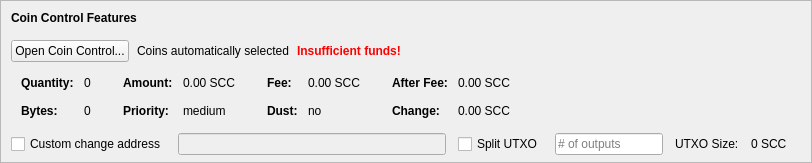
    <widget class="QFrame" name="frameCoinControl">
     <property name="sizePolicy">
      <sizepolicy hsizetype="Expanding" vsizetype="Expanding">
       <horstretch>0</horstretch>
       <verstretch>0</verstretch>
      </sizepolicy>
     </property>
     <property name="maximumSize">
      <size>
       <width>16777215</width>
       <height>16777215</height>
      </size>
     </property>
     <property name="frameShape">
      <enum>QFrame::StyledPanel</enum>
     </property>
     <property name="frameShadow">
      <enum>QFrame::Sunken</enum>
     </property>
     <layout class="QVBoxLayout" name="verticalLayoutCoinControl2">
      <property name="spacing">
       <number>0</number>
      </property>
      <property name="leftMargin">
       <number>0</number>
      </property>
      <property name="topMargin">
       <number>0</number>
      </property>
      <property name="rightMargin">
       <number>0</number>
      </property>
      <property name="bottomMargin">
       <number>6</number>
      </property>
      <item>
       <layout class="QVBoxLayout" name="verticalLayoutCoinControl" stretch="0,0,0,0,1">
        <property name="spacing">
         <number>0</number>
        </property>
        <property name="leftMargin">
         <number>10</number>
        </property>
        <property name="topMargin">
         <number>10</number>
        </property>
        <item>
         <layout class="QHBoxLayout" name="horizontalLayoutCoinControl1">
          <property name="bottomMargin">
           <number>15</number>
          </property>
          <item>
           <widget class="QLabel" name="labelCoinControlFeatures">
            <property name="sizePolicy">
             <sizepolicy hsizetype="Preferred" vsizetype="Maximum">
              <horstretch>0</horstretch>
              <verstretch>0</verstretch>
             </sizepolicy>
            </property>
            <property name="font">
             <font>
              <weight>75</weight>
              <bold>true</bold>
             </font>
            </property>
            <property name="styleSheet">
             <string notr="true">font-weight:bold;</string>
            </property>
            <property name="text">
             <string>Coin Control Features</string>
            </property>
           </widget>
          </item>
         </layout>
        </item>
        <item>
         <layout class="QHBoxLayout" name="horizontalLayoutCoinControl2" stretch="0,0,0,0">
          <property name="spacing">
           <number>8</number>
          </property>
          <property name="bottomMargin">
           <number>10</number>
          </property>
          <item>
           <widget class="QPushButton" name="pushButtonCoinControl">
            <property name="styleSheet">
             <string notr="true"/>
            </property>
            <property name="text">
             <string>Open Coin Control...</string>
            </property>
            <property name="autoDefault">
             <bool>false</bool>
            </property>
           </widget>
          </item>
          <item>
           <widget class="QLabel" name="labelCoinControlAutomaticallySelected">
            <property name="text">
             <string>Coins automatically selected</string>
            </property>
            <property name="margin">
             <number>5</number>
            </property>
           </widget>
          </item>
          <item>
           <widget class="QLabel" name="labelCoinControlInsuffFunds">
            <property name="font">
             <font>
              <weight>75</weight>
              <bold>true</bold>
             </font>
            </property>
            <property name="styleSheet">
             <string notr="true">color:red;font-weight:bold;</string>
            </property>
            <property name="text">
             <string>Insufficient funds!</string>
            </property>
            <property name="margin">
             <number>5</number>
            </property>
           </widget>
          </item>
          <item>
           <spacer name="horizontalSpacerCoinControl">
            <property name="orientation">
             <enum>Qt::Horizontal</enum>
            </property>
            <property name="sizeHint" stdset="0">
             <size>
              <width>40</width>
              <height>1</height>
             </size>
            </property>
           </spacer>
          </item>
         </layout>
        </item>
        <item>
         <widget class="QWidget" name="widgetCoinControl" native="true">
          <property name="sizePolicy">
           <sizepolicy hsizetype="Preferred" vsizetype="Preferred">
            <horstretch>0</horstretch>
            <verstretch>0</verstretch>
           </sizepolicy>
          </property>
          <property name="minimumSize">
           <size>
            <width>0</width>
            <height>0</height>
           </size>
          </property>
          <property name="styleSheet">
           <string notr="true"/>
          </property>
          <layout class="QHBoxLayout" name="horizontalLayoutCoinControl5">
           <property name="leftMargin">
            <number>0</number>
           </property>
           <property name="topMargin">
            <number>0</number>
           </property>
           <property name="rightMargin">
            <number>0</number>
           </property>
           <property name="bottomMargin">
            <number>0</number>
           </property>
           <item>
            <layout class="QHBoxLayout" name="horizontalLayoutCoinControl3" stretch="0,0,0,1">
             <property name="spacing">
              <number>20</number>
             </property>
             <property name="topMargin">
              <number>0</number>
             </property>
             <property name="bottomMargin">
              <number>10</number>
             </property>
             <item>
              <layout class="QFormLayout" name="formLayoutCoinControl1">
               <property name="horizontalSpacing">
                <number>10</number>
               </property>
               <property name="verticalSpacing">
                <number>14</number>
               </property>
               <property name="leftMargin">
                <number>10</number>
               </property>
               <property name="topMargin">
                <number>4</number>
               </property>
               <property name="rightMargin">
                <number>6</number>
               </property>
               <item row="0" column="0">
                <widget class="QLabel" name="labelCoinControlQuantityText">
                 <property name="font">
                  <font>
                   <weight>75</weight>
                   <bold>true</bold>
                  </font>
                 </property>
                 <property name="text">
                  <string>Quantity:</string>
                 </property>
                 <property name="margin">
                  <number>0</number>
                 </property>
                </widget>
               </item>
               <item row="0" column="1">
                <widget class="QLabel" name="labelCoinControlQuantity">
                 <property name="cursor">
                  <cursorShape>IBeamCursor</cursorShape>
                 </property>
                 <property name="contextMenuPolicy">
                  <enum>Qt::ActionsContextMenu</enum>
                 </property>
                 <property name="text">
                  <string notr="true">0</string>
                 </property>
                 <property name="margin">
                  <number>0</number>
                 </property>
                 <property name="textInteractionFlags">
                  <set>Qt::LinksAccessibleByMouse|Qt::TextSelectableByKeyboard|Qt::TextSelectableByMouse</set>
                 </property>
                </widget>
               </item>
               <item row="1" column="0">
                <widget class="QLabel" name="labelCoinControlBytesText">
                 <property name="font">
                  <font>
                   <weight>75</weight>
                   <bold>true</bold>
                  </font>
                 </property>
                 <property name="text">
                  <string>Bytes:</string>
                 </property>
                </widget>
               </item>
               <item row="1" column="1">
                <widget class="QLabel" name="labelCoinControlBytes">
                 <property name="cursor">
                  <cursorShape>IBeamCursor</cursorShape>
                 </property>
                 <property name="contextMenuPolicy">
                  <enum>Qt::ActionsContextMenu</enum>
                 </property>
                 <property name="text">
                  <string notr="true">0</string>
                 </property>
                 <property name="textInteractionFlags">
                  <set>Qt::LinksAccessibleByMouse|Qt::TextSelectableByKeyboard|Qt::TextSelectableByMouse</set>
                 </property>
                </widget>
               </item>
              </layout>
             </item>
             <item>
              <layout class="QFormLayout" name="formLayoutCoinControl2">
               <property name="horizontalSpacing">
                <number>10</number>
               </property>
               <property name="verticalSpacing">
                <number>14</number>
               </property>
               <property name="leftMargin">
                <number>6</number>
               </property>
               <property name="topMargin">
                <number>4</number>
               </property>
               <property name="rightMargin">
                <number>6</number>
               </property>
               <item row="0" column="0">
                <widget class="QLabel" name="labelCoinControlAmountText">
                 <property name="font">
                  <font>
                   <weight>75</weight>
                   <bold>true</bold>
                  </font>
                 </property>
                 <property name="text">
                  <string>Amount:</string>
                 </property>
                 <property name="margin">
                  <number>0</number>
                 </property>
                </widget>
               </item>
               <item row="0" column="1">
                <widget class="QLabel" name="labelCoinControlAmount">
                 <property name="cursor">
                  <cursorShape>IBeamCursor</cursorShape>
                 </property>
                 <property name="contextMenuPolicy">
                  <enum>Qt::ActionsContextMenu</enum>
                 </property>
                 <property name="text">
                  <string notr="true">0.00 SCC</string>
                 </property>
                 <property name="textInteractionFlags">
                  <set>Qt::LinksAccessibleByMouse|Qt::TextSelectableByKeyboard|Qt::TextSelectableByMouse</set>
                 </property>
                </widget>
               </item>
               <item row="1" column="0">
                <widget class="QLabel" name="labelCoinControlPriorityText">
                 <property name="font">
                  <font>
                   <weight>75</weight>
                   <bold>true</bold>
                  </font>
                 </property>
                 <property name="text">
                  <string>Priority:</string>
                 </property>
                </widget>
               </item>
               <item row="1" column="1">
                <widget class="QLabel" name="labelCoinControlPriority">
                 <property name="cursor">
                  <cursorShape>IBeamCursor</cursorShape>
                 </property>
                 <property name="contextMenuPolicy">
                  <enum>Qt::ActionsContextMenu</enum>
                 </property>
                 <property name="text">
                  <string>medium</string>
                 </property>
                 <property name="textInteractionFlags">
                  <set>Qt::LinksAccessibleByMouse|Qt::TextSelectableByKeyboard|Qt::TextSelectableByMouse</set>
                 </property>
                </widget>
               </item>
              </layout>
             </item>
             <item>
              <layout class="QFormLayout" name="formLayoutCoinControl3">
               <property name="horizontalSpacing">
                <number>10</number>
               </property>
               <property name="verticalSpacing">
                <number>14</number>
               </property>
               <property name="leftMargin">
                <number>6</number>
               </property>
               <property name="topMargin">
                <number>4</number>
               </property>
               <property name="rightMargin">
                <number>6</number>
               </property>
               <item row="0" column="0">
                <widget class="QLabel" name="labelCoinControlFeeText">
                 <property name="font">
                  <font>
                   <weight>75</weight>
                   <bold>true</bold>
                  </font>
                 </property>
                 <property name="text">
                  <string>Fee:</string>
                 </property>
                 <property name="margin">
                  <number>0</number>
                 </property>
                </widget>
               </item>
               <item row="0" column="1">
                <widget class="QLabel" name="labelCoinControlFee">
                 <property name="cursor">
                  <cursorShape>IBeamCursor</cursorShape>
                 </property>
                 <property name="contextMenuPolicy">
                  <enum>Qt::ActionsContextMenu</enum>
                 </property>
                 <property name="text">
                  <string notr="true">0.00 SCC</string>
                 </property>
                 <property name="textInteractionFlags">
                  <set>Qt::LinksAccessibleByMouse|Qt::TextSelectableByKeyboard|Qt::TextSelectableByMouse</set>
                 </property>
                </widget>
               </item>
               <item row="1" column="0">
                <widget class="QLabel" name="labelCoinControlLowOutputText">
                 <property name="font">
                  <font>
                   <weight>75</weight>
                   <bold>true</bold>
                  </font>
                 </property>
                 <property name="text">
                  <string>Dust:</string>
                 </property>
                </widget>
               </item>
               <item row="1" column="1">
                <widget class="QLabel" name="labelCoinControlLowOutput">
                 <property name="cursor">
                  <cursorShape>IBeamCursor</cursorShape>
                 </property>
                 <property name="contextMenuPolicy">
                  <enum>Qt::ActionsContextMenu</enum>
                 </property>
                 <property name="text">
                  <string>no</string>
                 </property>
                 <property name="textInteractionFlags">
                  <set>Qt::LinksAccessibleByMouse|Qt::TextSelectableByKeyboard|Qt::TextSelectableByMouse</set>
                 </property>
                </widget>
               </item>
              </layout>
             </item>
             <item>
              <layout class="QFormLayout" name="formLayoutCoinControl4">
               <property name="horizontalSpacing">
                <number>10</number>
               </property>
               <property name="verticalSpacing">
                <number>14</number>
               </property>
               <property name="leftMargin">
                <number>6</number>
               </property>
               <property name="topMargin">
                <number>4</number>
               </property>
               <property name="rightMargin">
                <number>6</number>
               </property>
               <item row="0" column="0">
                <widget class="QLabel" name="labelCoinControlAfterFeeText">
                 <property name="font">
                  <font>
                   <weight>75</weight>
                   <bold>true</bold>
                  </font>
                 </property>
                 <property name="text">
                  <string>After Fee:</string>
                 </property>
                 <property name="margin">
                  <number>0</number>
                 </property>
                </widget>
               </item>
               <item row="0" column="1">
                <widget class="QLabel" name="labelCoinControlAfterFee">
                 <property name="cursor">
                  <cursorShape>IBeamCursor</cursorShape>
                 </property>
                 <property name="contextMenuPolicy">
                  <enum>Qt::ActionsContextMenu</enum>
                 </property>
                 <property name="text">
                  <string notr="true">0.00 SCC</string>
                 </property>
                 <property name="textInteractionFlags">
                  <set>Qt::LinksAccessibleByMouse|Qt::TextSelectableByKeyboard|Qt::TextSelectableByMouse</set>
                 </property>
                </widget>
               </item>
               <item row="1" column="0">
                <widget class="QLabel" name="labelCoinControlChangeText">
                 <property name="font">
                  <font>
                   <weight>75</weight>
                   <bold>true</bold>
                  </font>
                 </property>
                 <property name="text">
                  <string>Change:</string>
                 </property>
                </widget>
               </item>
               <item row="1" column="1">
                <widget class="QLabel" name="labelCoinControlChange">
                 <property name="cursor">
                  <cursorShape>IBeamCursor</cursorShape>
                 </property>
                 <property name="contextMenuPolicy">
                  <enum>Qt::ActionsContextMenu</enum>
                 </property>
                 <property name="text">
                  <string notr="true">0.00 SCC</string>
                 </property>
                 <property name="textInteractionFlags">
                  <set>Qt::LinksAccessibleByMouse|Qt::TextSelectableByKeyboard|Qt::TextSelectableByMouse</set>
                 </property>
                </widget>
               </item>
              </layout>
             </item>
            </layout>
           </item>
          </layout>
         </widget>
        </item>
        <item>
         <layout class="QHBoxLayout" name="horizontalLayoutCoinControl4" stretch="0,0,0,0,0,0,0">
          <property name="spacing">
           <number>12</number>
          </property>
          <property name="sizeConstraint">
           <enum>QLayout::SetDefaultConstraint</enum>
          </property>
          <property name="topMargin">
           <number>5</number>
          </property>
          <property name="rightMargin">
           <number>5</number>
          </property>
          <item>
           <widget class="QCheckBox" name="checkBoxCoinControlChange">
            <property name="toolTip">
             <string>If this is activated, but the change address is empty or invalid, change will be sent to a newly generated address.</string>
            </property>
            <property name="text">
             <string>Custom change address</string>
            </property>
           </widget>
          </item>
          <item>
           <widget class="QValidatedLineEdit" name="lineEditCoinControlChange">
            <property name="enabled">
             <bool>false</bool>
            </property>
            <property name="sizePolicy">
             <sizepolicy hsizetype="Expanding" vsizetype="Fixed">
              <horstretch>0</horstretch>
              <verstretch>0</verstretch>
             </sizepolicy>
            </property>
           </widget>
          </item>
          <item>
           <widget class="QCheckBox" name="splitBlockCheckBox">
            <property name="text">
             <string>Split UTXO</string>
            </property>
           </widget>
          </item>
          <item>
           <widget class="QLineEdit" name="splitBlockLineEdit">
            <property name="sizePolicy">
             <sizepolicy hsizetype="Fixed" vsizetype="Fixed">
              <horstretch>50</horstretch>
              <verstretch>0</verstretch>
             </sizepolicy>
            </property>
            <property name="placeholderText">
             <string># of outputs</string>
            </property>
           </widget>
          </item>
          <item>
           <widget class="QLabel" name="labelBlockSizeText">
            <property name="text">
             <string>UTXO Size:</string>
            </property>
           </widget>
          </item>
          <item>
           <widget class="QLabel" name="labelBlockSize">
            <property name="text">
             <string>0 SCC</string>
            </property>
           </widget>
          </item>
          <item>
           <widget class="QLabel" name="labelCoinControlChangeLabel">
            <property name="sizePolicy">
             <sizepolicy hsizetype="Preferred" vsizetype="Expanding">
              <horstretch>0</horstretch>
              <verstretch>0</verstretch>
             </sizepolicy>
            </property>
            <property name="minimumSize">
             <size>
              <width>0</width>
              <height>0</height>
             </size>
            </property>
            <property name="text">
             <string/>
            </property>
            <property name="margin">
             <number>3</number>
            </property>
           </widget>
          </item>
         </layout>
        </item>
        <item>
         <spacer name="verticalSpacerCoinControl">
          <property name="orientation">
           <enum>Qt::Vertical</enum>
          </property>
          <property name="sizeHint" stdset="0">
           <size>
            <width>800</width>
            <height>1</height>
           </size>
          </property>
         </spacer>
        </item>
       </layout>
      </item>
     </layout>
    </widget>
